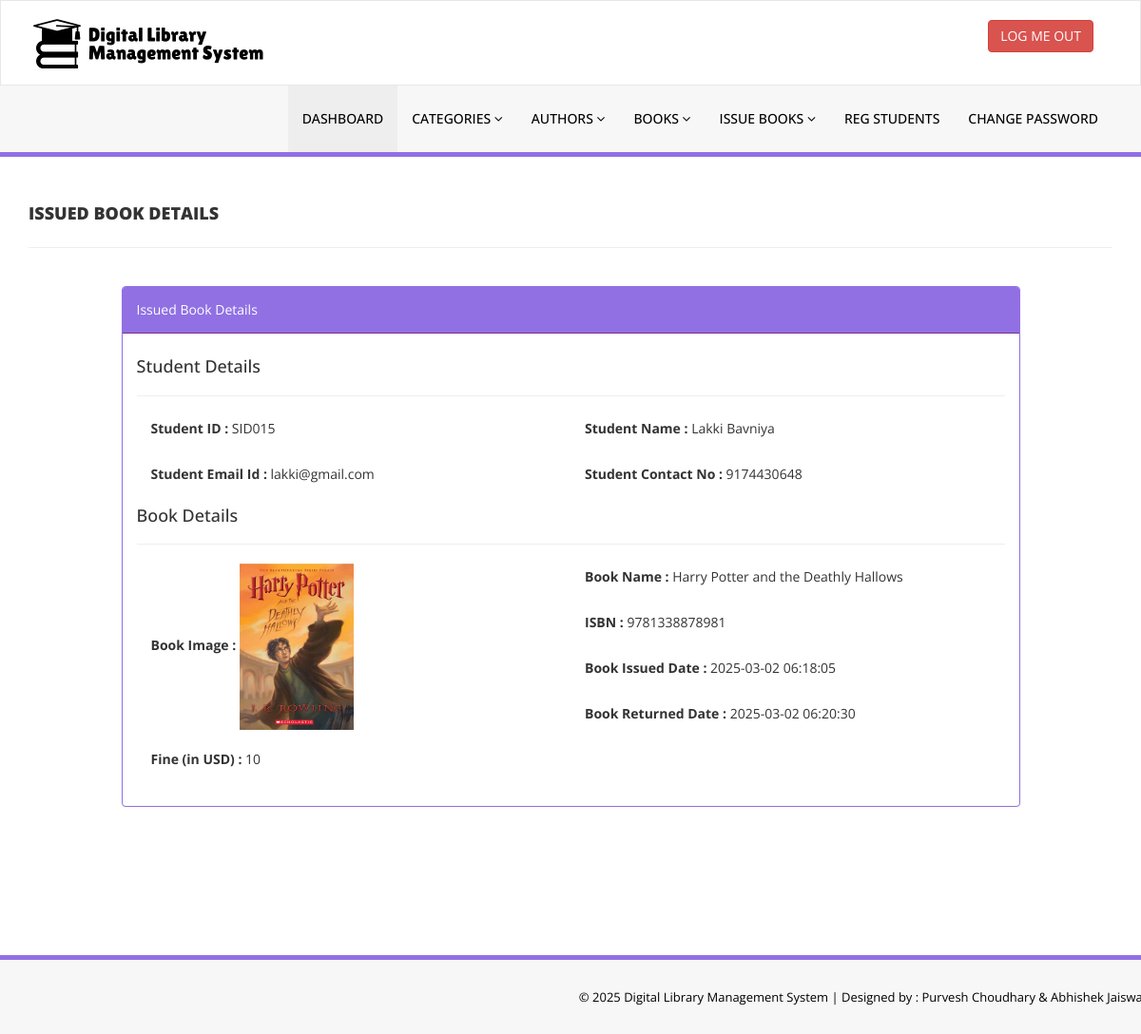
The page /admin/update-issue-bookdeails.php?rid=13 (signed in) on the database its author committed.
### tables this page shows
CREATE TABLE `tblissuedbookdetails` (
  `id` int(11) NOT NULL,
  `BookId` int(11) DEFAULT NULL,
  `StudentID` varchar(150) DEFAULT NULL,
  `IssuesDate` timestamp NULL DEFAULT current_timestamp(),
  `ReturnDate` timestamp NULL DEFAULT NULL ON UPDATE current_timestamp(),
  `ReturnStatus` int(1) DEFAULT NULL,
  `fine` int(11) DEFAULT NULL
);

CREATE TABLE `tblstudents` (
  `id` int(11) NOT NULL,
  `StudentId` varchar(100) DEFAULT NULL,
  `FullName` varchar(120) DEFAULT NULL,
  `EmailId` varchar(120) DEFAULT NULL,
  `ProfilePic` varchar(255) DEFAULT NULL,
  `MobileNumber` char(13) DEFAULT NULL,
  `Password` varchar(120) DEFAULT NULL,
  `Status` int(1) DEFAULT NULL,
  `RegDate` timestamp NULL DEFAULT current_timestamp(),
  `UpdationDate` timestamp NULL DEFAULT NULL ON UPDATE current_timestamp()
);

CREATE TABLE `tblbooks` (
  `id` int(11) NOT NULL,
  `BookName` varchar(255) DEFAULT NULL,
  `CatId` int(11) DEFAULT NULL,
  `AuthorId` int(11) DEFAULT NULL,
  `ISBNNumber` varchar(25) DEFAULT NULL,
  `BookPrice` decimal(10,2) DEFAULT NULL,
  `bookImage` varchar(250) NOT NULL,
  `isIssued` int(1) DEFAULT NULL,
  `RegDate` timestamp NULL DEFAULT current_timestamp(),
  `UpdationDate` timestamp NULL DEFAULT NULL ON UPDATE current_timestamp()
);

### admin/update-issue-bookdeails.php (the view, shortened to what this page needs)
<?php
include('includes/config.php');
if(strlen($_SESSION['alogin'])==0)
    {
header('location:index.php');
}
else{
?>
<!DOCTYPE html>
<html xmlns="http://www.w3.org/1999/xhtml">
<head>
    <link href="assets/css/bootstrap.css" rel="stylesheet" />
    <link href="assets/css/font-awesome.css" rel="stylesheet" />
    <link href="assets/css/style.css" rel="stylesheet" />
</head>
<body>
<?php include('includes/header.php');?>
    <div class="content-wrapper">
         <div class="container">
        <div class="row pad-botm">
            <div class="col-md-12">
                <h4 class="header-line">Issued Book Details</h4>
                            </div>
</div>
<div class="row">
<div class="col-md-10 col-sm-6 col-xs-12 col-md-offset-1">
<div class="panel panel-info">
<div class="panel-heading">
Issued Book Details
</div>
<div class="panel-body">
<form role="form" method="post">
<?php
$rid=intval($_GET['rid']);
$sql = "SELECT tblstudents.StudentId ,tblstudents.FullName,tblstudents.EmailId,tblstudents.MobileNumber,tblbooks.BookName,tblbooks.ISBNNumber,tblissuedbookdetails.IssuesDate,tblissuedbookdetails.ReturnDate,tblissuedbookdetails.id as rid,tblissuedbookdetails.fine,tblissuedbookdetails.ReturnStatus,tblbooks.id as bid,tblbooks.bookImage from  tblissuedbookdetails join tblstudents on tblstudents.StudentId=tblissuedbookdetails.StudentId join tblbooks on tblbooks.id=tblissuedbookdetails.BookId where tblissuedbookdetails.id=:rid";
$query = $dbh -> prepare($sql);
$query->bindParam(':rid',$rid,PDO::PARAM_STR);
$query->execute();
$results=$query->fetchAll(PDO::FETCH_OBJ);
if($query->rowCount() > 0)
{
foreach($results as $result)
{               ?>
<h4>Student Details</h4>
<hr />
<div class="col-md-6">
<div class="form-group">
<label>Student ID :</label>
<?php echo htmlentities($result->StudentId);?>
</div></div>
<div class="col-md-6">
<div class="form-group">
<label>Student Name :</label>
<?php echo htmlentities($result->FullName);?>
</div></div>
<div class="col-md-6">
<div class="form-group">
<label>Student Email Id :</label>
<?php echo htmlentities($result->EmailId);?>
</div></div>
<div class="col-md-6">
<div class="form-group">
<label>Student Contact No :</label>
<?php echo htmlentities($result->MobileNumber);?>
</div></div>
<h4>Book Details</h4>
<hr />
<div class="col-md-6">
<div class="form-group">
<label>Book Image :</label>
<img src="bookimg/<?php echo htmlentities($result->bookImage); ?>" width="120">
</div></div>
<div class="col-md-6">
<div class="form-group">
<label>Book Name :</label>
<?php echo htmlentities($result->BookName);?>
</div>
</div>
<div class="col-md-6">
<div class="form-group">
<label>ISBN :</label>
<?php echo htmlentities($result->ISBNNumber);?>
</div>
</div>
<div class="col-md-6">
<div class="form-group">
<label>Book Issued Date :</label>
<?php echo htmlentities($result->IssuesDate);?>
</div></div>
<div class="col-md-6">
<div class="form-group">
<label>Book Returned Date :</label>
<?php if($result->ReturnDate=="")
                                            {
                                                echo htmlentities("Not Return Yet");
                                            } else {
                                            echo htmlentities($result->ReturnDate);
}
                                            ?>
</div>
</div>
<div class="col-md-12">
<div class="form-group">
<label>Fine (in USD) :</label>
<?php
if($result->fine=="")
{?>
<input class="form-control" type="text" name="fine" id="fine"  required />
<?php }else {
echo htmlentities($result->fine);
}
?>
</div>
</div>
 <?php if($result->ReturnStatus==0){?>
<button type="submit" name="return" id="submit" class="btn btn-info">Return Book </button>
 </div>
<?php }}} ?>
                                    </form>
                            </div>
                        </div>
                            </div>
        </div>
    </div>
    </div>
  <?php include('includes/footer.php');?>
</body>
</html>
<?php } ?>

### admin/assets/css/style.css (style rules this page uses)
.content-wrapper { margin-top: 40px; min-height:800px; padding-bottom:90px; }
.header-line { font-weight:900; padding-bottom:25px; border-bottom:1px solid #eeeeee; text-transform:uppercase; }
.pad-botm { padding-bottom:30px; }

### rows shown on the page
tblissuedbookdetails: tblstudents.StudentId "SID015", tblstudents.FullName "Lakki Bavniya", tblstudents.EmailId "lakki@gmail.com", tblstudents.MobileNumber "9174430648", BookId.bookImage (picture), BookId.BookName "Harry Potter and the Deathly Hallows", BookId.ISBNNumber "9781338878981", IssuesDate "2025-03-02 06:18:05", ReturnDate "2025-03-02 06:20:30", fine "10"
